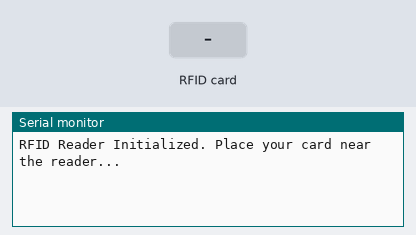
This sketch was run on a simulated Arduino Uno, built with avr-gcc and run on an emulated ATmega328P. Parts: the last lines printed to the serial monitor. Inputs (shaded band) come from the test bench.

Above: at 2.2 s.
2.3 s: RFID card 23 D4 F4 12 held to the reader
At 2.7 s:
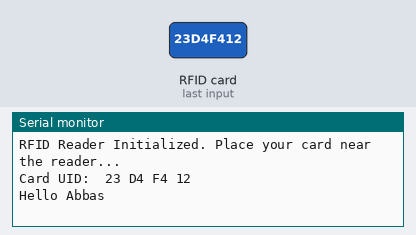
3.8 s: RFID card 5E 7A 19 C4 held to the reader
At 5.2 s:
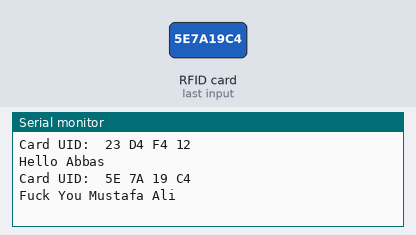

The sketch:

Rfid.ino
```cpp
#include <SPI.h>
#include <MFRC522.h>

#define SS_PIN 10
#define RST_PIN 9

MFRC522 rfid(SS_PIN, RST_PIN);

byte targetUID[4] = {0x23, 0xD4, 0xF4, 0x12};

void setup() {
  Serial.begin(9600);
  SPI.begin();
  rfid.PCD_Init();
  delay(1000);
  Serial.println("RFID Reader Initialized. Place your card near the reader...");
}

void loop() {

  if (!rfid.PICC_IsNewCardPresent()) {
    delay(50);
    return;
  }


  if (!rfid.PICC_ReadCardSerial()) {
    Serial.println("Error: Failed to read card serial.");
    delay(50);
    return;
  }

  Serial.print("Card UID: ");
  for (byte i = 0; i < rfid.uid.size; i++) {
    Serial.print(rfid.uid.uidByte[i] < 0x10 ? " 0" : " ");
    Serial.print(rfid.uid.uidByte[i], HEX);
  }
  Serial.println();


  bool match = true;
  for (byte i = 0; i < rfid.uid.size; i++) {
    if (rfid.uid.uidByte[i] != targetUID[i]) {
      match = false;
      break;
    }
  }


  if (match) {
    Serial.println("Hello Abbas");
  }
  else
  {
    Serial.println("Fuck You Mustafa Ali");
  }

   rfid.PICC_HaltA();
  rfid.PCD_StopCrypto1();
}
```

Measured:
- after the input at 2.3 s, the serial monitor: prints a new line at once (image 1)
- after the input at 3.8 s, the serial monitor: prints a new line at once (image 2)
